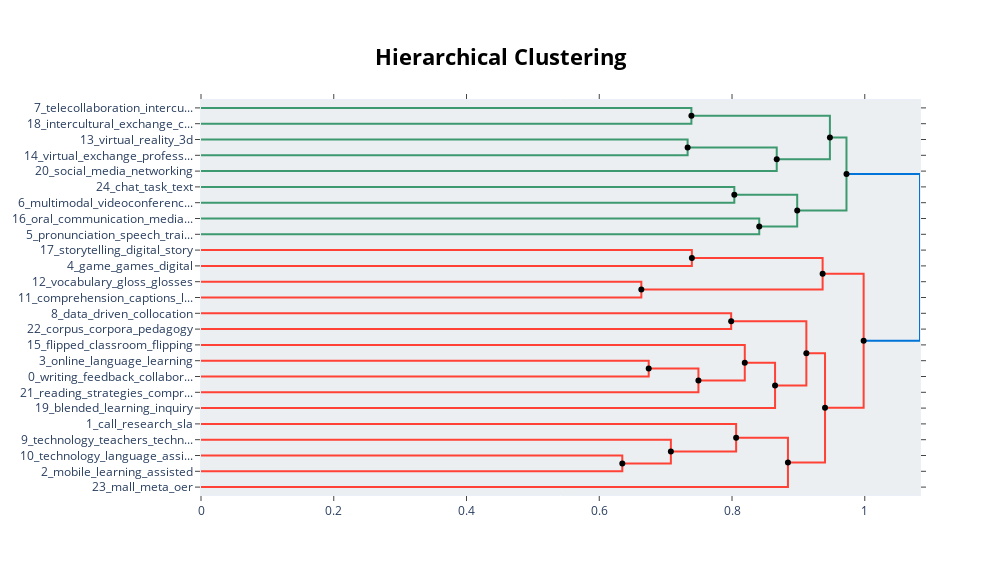

Notebook code cell kept with this figure:
### Code cell
hierarchical_topics = model.hierarchical_topics(docs)
model.visualize_hierarchy(hierarchical_topics=hierarchical_topics)

### Figure 1 — Plotly figure (JSON) as saved in the notebook; plotly's stock layout.template omitted (floating-point values rounded to 4 significant figures)
{"data": [{"hoverinfo": "text", "marker": {"color": "rgb(61,153,112)"}, "mode": "lines", "text": ["telecollaboration_intercultural_telecollaborative_service_pre", "", "", "intercultural_exchange_communicative_competence_exchanges"], "type": "scatter", "x": [0, 0.7388, 0.7388, 0], "xaxis": "x", "y": [-5, -5, -15, -15], "yaxis": "y"}, {"hoverinfo": "text", "marker": {"color": "rgb(61,153,112)"}, "mode": "lines", "text": ["virtual_reality_3d_immersive_worlds", "", "", "virtual_exchange_professional_literacy_teachers"], "type": "scatter", "x": [0, 0.7331, 0.7331, 0], "xaxis": "x", "y": [-25, -25, -35, -35], "yaxis": "y"}, {"hoverinfo": "text", "marker": {"color": "rgb(61,153,112)"}, "mode": "lines", "text": ["virtual_reality_3d_immersive_in", "", "", "social_media_networking_networks_language"], "type": "scatter", "x": [0.7331, 0.8674, 0.8674, 0], "xaxis": "x", "y": [-30, -30, -45, -45], "yaxis": "y"}, {"hoverinfo": "text", "marker": {"color": "rgb(61,153,112)"}, "mode": "lines", "text": ["telecollaboration_intercultural_telecollaborative_in_competence", "", "", "virtual_social_reality_3d_learning"], "type": "scatter", "x": [0.7388, 0.9475, 0.9475, 0.8674], "xaxis": "x", "y": [-10, -10, -37.5, -37.5], "yaxis": "y"}, {"hoverinfo": "text", "marker": {"color": "rgb(61,153,112)"}, "mode": "lines", "text": ["chat_task_text_l2_interaction", "", "", "multimodal_videoconferencing_video_interactions_via"], "type": "scatter", "x": [0, 0.8035, 0.8035, 0], "xaxis": "x", "y": [-55, -55, -65, -65], "yaxis": "y"}, {"hoverinfo": "text", "marker": {"color": "rgb(61,153,112)"}, "mode": "lines", "text": ["oral_communication_mediated_computer_proficiency", "", "", "pronunciation_speech_training_recognition_instruction"], "type": "scatter", "x": [0, 0.841, 0.841, 0], "xaxis": "x", "y": [-75, -75, -85, -85], "yaxis": "y"}, {"hoverinfo": "text", "marker": {"color": "rgb(61,153,112)"}, "mode": "lines", "text": ["multimodal_videoconferencing_chat_interactions_video", "", "", "pronunciation_oral_speech_training_computer"], "type": "scatter", "x": [0.8035, 0.8982, 0.8982, 0.841], "xaxis": "x", "y": [-60, -60, -80, -80], "yaxis": "y"}, {"hoverinfo": "text", "marker": {"color": "rgb(61,153,112)"}, "mode": "lines", "text": ["telecollaboration_virtual_intercultural_social_in", "", "", "pronunciation_multimodal_oral_videoconferencing_l2"], "type": "scatter", "x": [0.9475, 0.9724, 0.9724, 0.8982], "xaxis": "x", "y": [-23.75, -23.75, -70, -70], "yaxis": "y"}, {"hoverinfo": "text", "marker": {"color": "rgb(255,65,54)"}, "mode": "lines", "text": ["storytelling_digital_story_stories_creative", "", "", "game_games_digital_playing_gaming"], "type": "scatter", "x": [0, 0.7395, 0.7395, 0], "xaxis": "x", "y": [-95, -95, -105, -105], "yaxis": "y"}, {"hoverinfo": "text", "marker": {"color": "rgb(255,65,54)"}, "mode": "lines", "text": ["vocabulary_gloss_glosses_effects_on", "", "", "comprehension_captions_listening_captioned_video"], "type": "scatter", "x": [0, 0.6634, 0.6634, 0], "xaxis": "x", "y": [-115, -115, -125, -125], "yaxis": "y"}, {"hoverinfo": "text", "marker": {"color": "rgb(255,65,54)"}, "mode": "lines", "text": ["game_digital_storytelling_games_playing", "", "", "vocabulary_comprehension_effects_captions_listening"], "type": "scatter", "x": [0.7395, 0.9365, 0.9365, 0.6634], "xaxis": "x", "y": [-100, -100, -120, -120], "yaxis": "y"}, {"hoverinfo": "text", "marker": {"color": "rgb(255,65,54)"}, "mode": "lines", "text": ["data_driven_collocation_dictionaries_collocations", "", "", "corpus_corpora_pedagogy_teacher_teachers"], "type": "scatter", "x": [0, 0.7987, 0.7987, 0], "xaxis": "x", "y": [-135, -135, -145, -145], "yaxis": "y"}, {"hoverinfo": "text", "marker": {"color": "rgb(255,65,54)"}, "mode": "lines", "text": ["online_language_learning_of_informal", "", "", "writing_feedback_collaborative_automated_in"], "type": "scatter", "x": [0, 0.6745, 0.6745, 0], "xaxis": "x", "y": [-165, -165, -175, -175], "yaxis": "y"}, {"hoverinfo": "text", "marker": {"color": "rgb(255,65,54)"}, "mode": "lines", "text": ["writing_feedback_online_of_in", "", "", "reading_strategies_comprehension_students_efl"], "type": "scatter", "x": [0.6745, 0.7494, 0.7494, 0], "xaxis": "x", "y": [-170, -170, -185, -185], "yaxis": "y"}, {"hoverinfo": "text", "marker": {"color": "rgb(255,65,54)"}, "mode": "lines", "text": ["flipped_classroom_flipping_classrooms_teaching", "", "", "writing_feedback_online_of_in"], "type": "scatter", "x": [0, 0.8192, 0.8192, 0.7494], "xaxis": "x", "y": [-155, -155, -177.5, -177.5], "yaxis": "y"}, {"hoverinfo": "text", "marker": {"color": "rgb(255,65,54)"}, "mode": "lines", "text": ["writing_feedback_online_in_of", "", "", "blended_learning_inquiry_college_for"], "type": "scatter", "x": [0.8192, 0.8649, 0.8649, 0], "xaxis": "x", "y": [-166.2, -166.2, -195, -195], "yaxis": "y"}, {"hoverinfo": "text", "marker": {"color": "rgb(255,65,54)"}, "mode": "lines", "text": ["data_corpus_driven_collocation_dictionaries", "", "", "writing_of_online_in_feedback"], "type": "scatter", "x": [0.7987, 0.912, 0.912, 0.8649], "xaxis": "x", "y": [-140, -140, -180.6, -180.6], "yaxis": "y"}, {"hoverinfo": "text", "marker": {"color": "rgb(255,65,54)"}, "mode": "lines", "text": ["technology_language_assisted_learning_computer", "", "", "mobile_learning_assisted_language_smartphones"], "type": "scatter", "x": [0, 0.6347, 0.6347, 0], "xaxis": "x", "y": [-225, -225, -235, -235], "yaxis": "y"}, {"hoverinfo": "text", "marker": {"color": "rgb(255,65,54)"}, "mode": "lines", "text": ["technology_teachers_technological_teaching_pedagogical", "", "", "mobile_learning_language_assisted_technology"], "type": "scatter", "x": [0, 0.7079, 0.7079, 0.6347], "xaxis": "x", "y": [-215, -215, -230, -230], "yaxis": "y"}, {"hoverinfo": "text", "marker": {"color": "rgb(255,65,54)"}, "mode": "lines", "text": ["call_research_sla_the_teacher", "", "", "mobile_technology_learning_language_assisted"], "type": "scatter", "x": [0, 0.8062, 0.8062, 0.7079], "xaxis": "x", "y": [-205, -205, -222.5, -222.5], "yaxis": "y"}, {"hoverinfo": "text", "marker": {"color": "rgb(255,65,54)"}, "mode": "lines", "text": ["call_mobile_technology_learning_language", "", "", "mall_meta_oer_processing_the"], "type": "scatter", "x": [0.8062, 0.8843, 0.8843, 0], "xaxis": "x", "y": [-213.8, -213.8, -245, -245], "yaxis": "y"}, {"hoverinfo": "text", "marker": {"color": "rgb(255,65,54)"}, "mode": "lines", "text": ["writing_of_online_in_feedback", "", "", "call_mobile_technology_learning_language"], "type": "scatter", "x": [0.912, 0.9401, 0.9401, 0.8843], "xaxis": "x", "y": [-160.3, -160.3, -229.4, -229.4], "yaxis": "y"}, {"hoverinfo": "text", "marker": {"color": "rgb(255,65,54)"}, "mode": "lines", "text": ["vocabulary_game_digital_effects_on", "", "", "writing_of_in_the_language"], "type": "scatter", "x": [0.9365, 0.9983, 0.9983, 0.9401], "xaxis": "x", "y": [-110, -110, -194.8, -194.8], "yaxis": "y"}, {"hoverinfo": "text", "marker": {"color": "rgb(0,116,217)"}, "mode": "lines", "text": ["virtual_in_telecollaboration_pronunciation_and", "", "", "of_the_writing_in_learning"], "type": "scatter", "x": [0.9724, 1.083, 1.083, 0.9983], "xaxis": "x", "y": [-46.88, -46.88, -152.4, -152.4], "yaxis": "y"}, {"hoverinfo": "text", "hovertext": ["virtual_reality_3d_immersive_in", "telecollaboration_intercultural_telecollaborative_in_competence", "multimodal_videoconferencing_chat_interactions_video", "telecollaboration_virtual_intercultural_social_in", "game_digital_storytelling_games_playing", "writing_feedback_online_of_in", "writing_feedback_online_in_of", "data_corpus_driven_collocation_dictionaries", "call_mobile_technology_learning_language", "writing_of_online_in_feedback", "vocabulary_game_digital_effects_on", "virtual_in_telecollaboration_pronunciation_and"], "marker": {"color": "black"}, "mode": "markers", "showlegend": false, "type": "scatter", "x": [0.7331, 0.7388, 0.8035, 0.9475, 0.7395, 0.6745, 0.8192, 0.7987, 0.8062, 0.912, 0.9365, 0.9724], "y": [-30, -10, -60, -23.75, -100, -170, -166.2, -140, -213.8, -160.3, -110, -46.88]}, {"hoverinfo": "text", "hovertext": ["virtual_social_reality_3d_learning", "pronunciation_oral_speech_training_computer", "pronunciation_multimodal_oral_videoconferencing_l2", "vocabulary_comprehension_effects_captions_listening", "writing_feedback_online_of_in", "writing_of_online_in_feedback", "mobile_learning_language_assisted_technology", "mobile_technology_learning_language_assisted", "call_mobile_technology_learning_language", "writing_of_in_the_language", "of_the_writing_in_learning"], "marker": {"color": "black"}, "mode": "markers", "showlegend": false, "type": "scatter", "x": [0.8674, 0.841, 0.8982, 0.6634, 0.7494, 0.8649, 0.6347, 0.7079, 0.8843, 0.9401, 0.9983], "y": [-37.5, -80, -70, -120, -177.5, -180.6, -230, -222.5, -229.4, -194.8, -152.4]}], "layout": {"autosize": false, "height": 575, "hoverlabel": {"bgcolor": "white", "font": {"family": "Rockwell", "size": 16}}, "hovermode": "closest", "plot_bgcolor": "#ECEFF1", "showlegend": false, "title": {"font": {"color": "Black", "size": 22}, "text": "<b>Hierarchical Clustering</b>", "x": 0.5, "xanchor": "center", "yanchor": "top"}, "width": 1000, "xaxis": {"mirror": "allticks", "rangemode": "tozero", "showgrid": false, "showline": true, "showticklabels": true, "ticks": "outside", "type": "linear", "zeroline": false}, "yaxis": {"mirror": "allticks", "range": [-250, 0], "rangemode": "tozero", "showgrid": false, "showline": true, "showticklabels": true, "tickmode": "array", "ticks": "outside", "ticktext": ["7_telecollaboration_intercu...", "18_intercultural_exchange_c...", "13_virtual_reality_3d", "14_virtual_exchange_profess...", "20_social_media_networking", "24_chat_task_text", "6_multimodal_videoconferenc...", "16_oral_communication_media...", "5_pronunciation_speech_trai...", "17_storytelling_digital_story", "4_game_games_digital", "12_vocabulary_gloss_glosses", "11_comprehension_captions_l...", "8_data_driven_collocation", "22_corpus_corpora_pedagogy", "15_flipped_classroom_flipping", "3_online_language_learning", "0_writing_feedback_collabor...", "21_reading_strategies_compr...", "19_blended_learning_inquiry", "1_call_research_sla", "9_technology_teachers_techn...", "10_technology_language_assi...", "2_mobile_learning_assisted", "23_mall_meta_oer"], "tickvals": [-5, -15, -25, -35, -45, -55, -65, -75, -85, -95, -105, -115, -125, -135, -145, -155, -165, -175, -185, -195, -205, -215, -225, -235, -245], "type": "linear", "zeroline": false}}}
